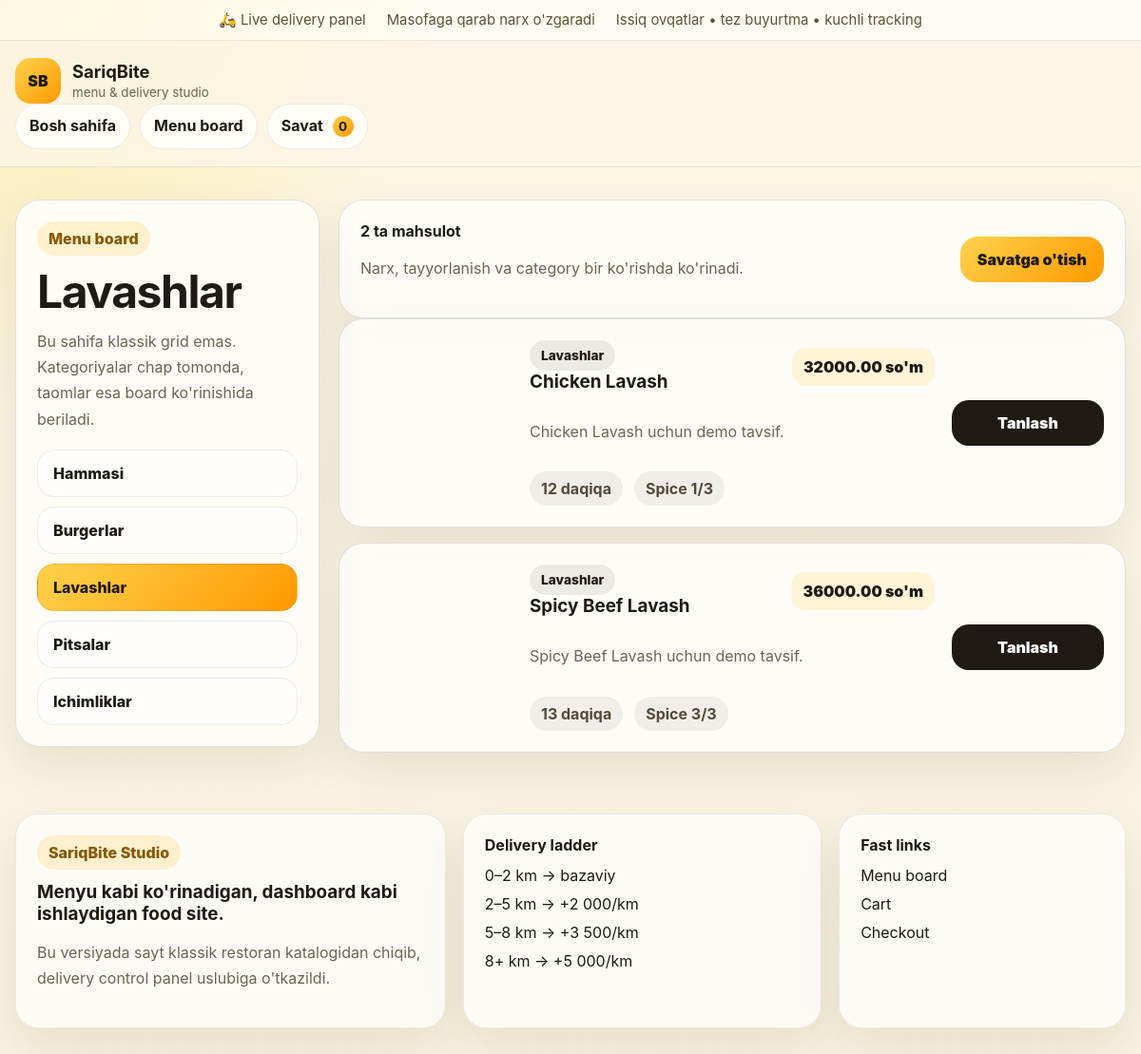
/menu/?category=lavashlar, run on the app's committed database.
### apps/catalog/models.py (models this page shows, shortened)
class Category(models.Model):
    name = models.CharField(max_length=120)
    slug = models.SlugField(unique=True)
    description = models.TextField(blank=True)
    image_url = models.URLField(blank=True)
    sort_order = models.PositiveIntegerField(default=0)
    class Meta:
        ordering = ["sort_order", "name"]
        verbose_name_plural = "categories"

class Product(models.Model):
    category = models.ForeignKey(Category, on_delete=models.CASCADE, related_name="products")
    name = models.CharField(max_length=140)
    slug = models.SlugField(unique=True)
    description = models.TextField(blank=True)
    price = models.DecimalField(max_digits=12, decimal_places=2)
    image_url = models.URLField(blank=True)
    prep_minutes = models.PositiveIntegerField(default=20)
    spice_level = models.PositiveIntegerField(default=0)
    is_featured = models.BooleanField(default=False)
    is_active = models.BooleanField(default=True)
    class Meta:
        ordering = ["name"]
    def get_absolute_url(self):
        return reverse("catalog:product_detail", kwargs={"slug": self.slug})

### apps/catalog/views.py (the view)
# urls.py: path("menu/", views.menu, name="menu"),
def menu(request):
    categories = Category.objects.all()
    category_slug = request.GET.get("category")
    products = Product.objects.filter(is_active=True).select_related("category")
    active_category = None
    if category_slug:
        active_category = get_object_or_404(Category, slug=category_slug)
        products = products.filter(category=active_category)
    return render(request, "catalog/menu.html", {
        "categories": categories,
        "products": products,
        "active_category": active_category,
    })

### apps/orders/cart.py (called while the page is built, shortened)
def get_cart(request):
    return request.session.get(SESSION_KEY, {})

def cart_summary(request):
    cart = get_cart(request)
    items = []
    subtotal = Decimal("0")
    return {
        "items": items,
        "count": sum(item["quantity"] for item in items),
        "subtotal": subtotal,
    }

### apps/orders/context_processors.py (called while the page is built)
def cart_summary(request):
    return {"cart_summary": build_cart_summary(request)}

### templates/catalog/menu.html (shortened to what this page needs)
{% extends 'base.html' %}
{% block content %}
<section class="container section-lg">
  <div class="menu-board">
    <aside class="menu-sidebar panel">
      <span class="eyebrow">Menu board</span>
      <h1>{% if active_category %}{{ active_category.name }}{% else %}Barcha taomlar{% endif %}</h1>
      <p class="lead">Bu sahifa klassik grid emas. Kategoriyalar chap tomonda, taomlar esa board ko'rinishida beriladi.</p>
      <div class="sidebar-links">
        <a class="side-link {% if not active_category %}active{% endif %}" href="/menu/">Hammasi</a>
        {% for category in categories %}
        <a class="side-link {% if active_category and active_category.id == category.id %}active{% endif %}" href="/menu/?category={{ category.slug }}">{{ category.name }}</a>
        {% endfor %}
      </div>
    </aside>
    <div class="menu-content">
      <div class="menu-toolbar panel row between center wrap gap-12">
        <div>
          <strong>{{ products|length }} ta mahsulot</strong>
          <p class="muted">Narx, tayyorlanish va category bir ko'rishda ko'rinadi.</p>
        </div>
        <a href="/orders/cart/" class="btn btn-primary">Savatga o'tish</a>
      </div>
      <div class="board-list">
        {% for product in products %}
        <article class="board-item panel">
          <div class="board-thumb" style="background-image:url('{{ product.image_url }}')"></div>
          <div class="board-copy">
            <div class="row between center wrap gap-12">
              <div>
                <span class="tiny-badge">{{ product.category.name }}</span>
                <h3>{{ product.name }}</h3>
              </div>
              <strong class="price-tag large">{{ product.price }} so'm</strong>
            </div>
            <p>{{ product.description|truncatechars:120 }}</p>
            <div class="board-meta row wrap gap-12 center">
              <span class="meta-chip">{{ product.prep_minutes }} daqiqa</span>
              <span class="meta-chip">Spice {{ product.spice_level }}/3</span>
            </div>
          </div>
          <div class="board-action">
            <a class="btn btn-dark full" href="{{ product.get_absolute_url }}">Tanlash</a>
          </div>
        </article>
        {% empty %}
          <div class="panel"><p>Mahsulot topilmadi.</p></div>
        {% endfor %}
      </div>
    </div>
  </div>
</section>
{% endblock %}

### static/css/site.css (style rules this page uses)
:root { --bg: #fbf6e7; --paper: #fffdfa; --ink: #1f1a12; --muted: #6c6352; --line: rgba(31, 26, 18, 0.12); --yellow-1: #ffe791; --yellow-2: #ffd24d; --yellow-3: #ffbb1c; --amber: #ff9900; --shadow: 0 20px 50px rgba(73, 54, 0, 0.10); --radius: 26px; }
* { box-sizing: border-box; }
html { scroll-behavior: smooth; }
body { margin: 0; font-family: Inter, Arial, sans-serif; color: var(--ink); background: radial-gradient(circle at top left, rgba(255, 214, 75, 0.35), transparent 28%), linear-gradient(180deg, #fff8d8 0%, var(--bg) 22%, #f8f2e1 100%); }
a { color: inherit; text-decoration: none; }
.container { width: min(1180px, calc(100% - 32px)); margin: 0 auto; }
.row { display: flex; }
.between { justify-content: space-between; }
.center { align-items: center; }
.wrap { flex-wrap: wrap; }
.gap-12 { gap: 12px; }
.section-lg { padding: 34px 0; }
.panel { background: rgba(255,253,250,0.88); border: 1px solid var(--line); border-radius: var(--radius); box-shadow: var(--shadow); padding: 22px; }
.eyebrow, .tiny-badge { display: inline-flex; align-items: center; padding: 8px 12px; border-radius: 999px; font-weight: 800; }
.eyebrow { background: rgba(255, 187, 28, 0.18); color: #875800; }
.tiny-badge { background: rgba(31,26,18,0.08); color: var(--ink); font-size: 0.86rem; }
h1 { margin: 14px 0 14px; font-size: clamp(2.3rem, 4vw, 4.6rem); line-height: 0.98; letter-spacing: -0.03em; }
h3 { margin: 0; font-size: 1.18rem; }
p, .lead { color: var(--muted); line-height: 1.7; }
.btn { display: inline-flex; align-items: center; justify-content: center; gap: 8px; border: 0; border-radius: 18px; padding: 14px 18px; font-weight: 900; cursor: pointer; }
.btn-primary { background: linear-gradient(135deg, var(--yellow-2), var(--amber)); color: var(--ink); }
.btn-dark { background: var(--ink); color: #fff; }
.full { width: 100%; }
.thumb, .board-thumb { background-size: cover; background-position: center; border-radius: 20px; }
.price-tag { display: inline-flex; padding: 10px 12px; border-radius: 14px; background: rgba(255, 187, 28, 0.14); font-weight: 900; }
.price-tag.large { font-size: 1rem; }
.meta-note, .meta-chip { display: inline-flex; padding: 8px 12px; border-radius: 999px; background: rgba(31,26,18,0.06); font-weight: 700; color: #544938; }
.menu-board { display: grid; grid-template-columns: 320px 1fr; gap: 20px; align-items: start; }
.menu-sidebar { position: sticky; top: 110px; }
.sidebar-links { display: grid; gap: 10px; margin-top: 18px; }
.side-link { padding: 14px 16px; border-radius: 18px; font-weight: 800; background: rgba(255,255,255,0.72); border: 1px solid rgba(31,26,18,0.08); }
.side-link.active { background: linear-gradient(135deg, var(--yellow-2), var(--amber)); }
.board-list { display: grid; gap: 16px; }
.board-item { display: grid; grid-template-columns: 160px 1fr 160px; gap: 18px; align-items: center; }
.board-thumb { min-height: 140px; }
.board-copy { display: grid; gap: 12px; }
.board-action { display: flex; justify-content: end; }
.muted { color: var(--muted); }

### data on the page
Category: name "Lavashlar"
Category: name "Burgerlar"
Category: name "Pitsalar"
Category: name "Ichimliklar"
Product: category.name "Lavashlar", name "Chicken Lavash", price "32000.00", description "Chicken Lavash uchun demo tavsif.", prep_minutes "12", spice_level "1"
Product: category.name "Lavashlar", name "Spicy Beef Lavash", price "36000.00", description "Spicy Beef Lavash uchun demo tavsif.", prep_minutes "13", spice_level "3"

### other printed values
{{ cart_summary.count }} "0"
{{ products|length }} "2"
